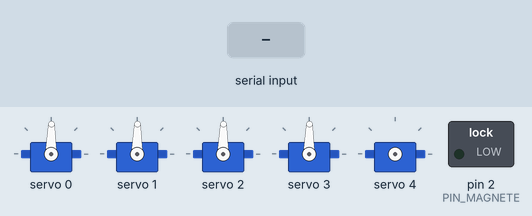
A sketch run on a simulated Arduino Uno, built with avr-gcc and run on an emulated ATmega328P. Shown: 5 × servo, switched loads named in the sketch (green lamp = pin HIGH). The test bench sets the inputs (shaded band). What the sketch prints to the serial monitor is not drawn.

Above: at 1.2 s.
1.3 s: "M1\n" received over Serial
At 1.7 s:
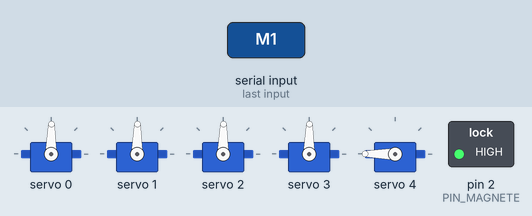
2.8 s: "M0\n" received over Serial
At 4.1 s:
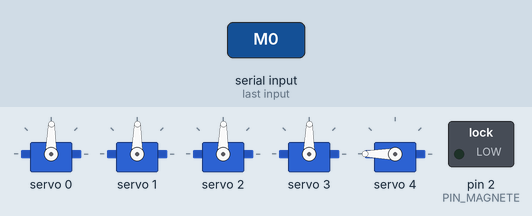
Timing chart, 0 to 5.8 s (numbered marks = the images above; inputs shaded):
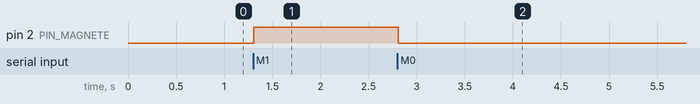

The sketch:

robot_arm.ino
```cpp
/*
 * ╔══════════════════════════════════════════════════════════╗
 * ║   Robot Arm 4 DOF — Arduino + PCA9685                   ║
 * ║   Riceve comandi dal Teach Pendant (Python/PyQt5)        ║
 * ║   Formato: "B090 J1+00 J2+30 J3-15\n"                   ║
 * ╚══════════════════════════════════════════════════════════╝
 *
 * Connessioni PCA9685:
 *   VCC  → 3.3V o 5V Arduino
 *   GND  → GND
 *   SDA  → A4 (Uno) / 20 (Mega)
 *   SCL  → A5 (Uno) / 21 (Mega)
 *   V+   → Alimentazione esterna 5-6V per i servo
 *
 * Canali PCA9685:
 *   CH0 → Servo BASE        (rotazione orizzontale)
 *   CH1 → Servo SPALLA      (giunto 1)
 *   CH2 → Servo GOMITO      (giunto 2)
 *   CH3 → Servo POLSO       (giunto 3)
 *   CH4 → Elettromagnete    (via relè o MOSFET)
 *
 * Librerie richieste (Library Manager):
 *   - Adafruit PWM Servo Driver Library
 *   - Wire (built-in)
 */

#include <Wire.h>
#include <Adafruit_PWMServoDriver.h>

// ─── PCA9685 ────────────────────────────────────────────────────────────────
Adafruit_PWMServoDriver pca = Adafruit_PWMServoDriver(0x40);  // indirizzo I2C default

// ─── Configurazione servo ────────────────────────────────────────────────────
// Modifica questi valori in base ai tuoi servo specifici
// (misurali con un oscilloscopio o per tentativi)
#define SERVO_FREQ      50      // Hz — standard per servo analogici
#define SERVOMIN        102     // Pulse minimo (≈0°)
#define SERVOMAX        496     // Pulse massimo (≈180°)
#define SERVO_MID       299     // Pulse centro (≈90°)

// ─── Canali PCA9685 ──────────────────────────────────────────────────────────
#define CH_BASE         0
#define CH_SPALLA       1
#define CH_GOMITO       2
#define CH_POLSO        3
#define CH_MAGNETE      4

// ─── Pin elettromagnete (opzionale, se non usi CH4) ──────────────────────────
#define PIN_MAGNETE     2       // Pin digitale per relè / MOSFET

// ─── Angoli attuali (per il smoothing) ───────────────────────────────────────
float cur_base    = 90.0;
float cur_j1      = 0.0;
float cur_j2      = 0.0;
float cur_j3      = 0.0;

// ─── Limiti angoli per sicurezza ─────────────────────────────────────────────
#define BASE_MIN    0
#define BASE_MAX    180
#define JOINT_MIN  -90
#define JOINT_MAX   90

// ─── Smoothing ────────────────────────────────────────────────────────────────
// Fattore 0.0–1.0: più basso = più lento ma più fluido
#define SMOOTH_FACTOR   0.15f

// ─── Parsing seriale ─────────────────────────────────────────────────────────
String inputBuffer = "";
bool   msgReady    = false;

// target ricevuti
float tgt_base = 90.0;
float tgt_j1   = 0.0;
float tgt_j2   = 0.0;
float tgt_j3   = 0.0;


// ════════════════════════════════════════════════════════════════════════════
//  Utility: angolo → pulse PCA9685
// ════════════════════════════════════════════════════════════════════════════
uint16_t angleToPulse(float angle_deg) {
  // Mappa 0–180° → SERVOMIN–SERVOMAX
  angle_deg = constrain(angle_deg, 0.0f, 180.0f);
  return (uint16_t)map((long)(angle_deg * 100), 0, 18000,
                        SERVOMIN, SERVOMAX);
}

// ─── Muovi un canale ──────────────────────────────────────────────────────────
void setServo(uint8_t channel, float angle_deg) {
  uint16_t pulse = angleToPulse(angle_deg);
  pca.setPWM(channel, 0, pulse);
}

// ─── Elettromagnete ───────────────────────────────────────────────────────────
void setMagnete(bool on) {
  // Via PCA9685 ch4 (full-on / full-off)
  if (on) {
    pca.setPin(CH_MAGNETE, 4095, false);   // full ON
  } else {
    pca.setPin(CH_MAGNETE, 0, false);      // full OFF
  }
  // Via pin digitale (relè / MOSFET)
  digitalWrite(PIN_MAGNETE, on ? HIGH : LOW);
}


// ════════════════════════════════════════════════════════════════════════════
//  Parsing: "B090 J1+00 J2+30 J3-15"
// ════════════════════════════════════════════════════════════════════════════
void parseMessage(String msg) {
  msg.trim();

  // ── BASE: "B090" ──────────────────────────────────────────────────────────
  int bi = msg.indexOf('B');
  if (bi >= 0 && bi + 4 <= (int)msg.length()) {
    String bstr = msg.substring(bi + 1, bi + 4);
    float val = (float)bstr.toInt();
    val = constrain(val, BASE_MIN, BASE_MAX);
    tgt_base = val;
  }

  // ── JOINT 1: "J1±XX" ─────────────────────────────────────────────────────
  int j1i = msg.indexOf("J1");
  if (j1i >= 0 && j1i + 5 <= (int)msg.length()) {
    String jstr = msg.substring(j1i + 2, j1i + 6);
    float val = (float)jstr.toInt();
    val = constrain(val, JOINT_MIN, JOINT_MAX);
    tgt_j1 = val;
  }

  // ── JOINT 2: "J2±XX" ─────────────────────────────────────────────────────
  int j2i = msg.indexOf("J2");
  if (j2i >= 0 && j2i + 5 <= (int)msg.length()) {
    String jstr = msg.substring(j2i + 2, j2i + 6);
    float val = (float)jstr.toInt();
    val = constrain(val, JOINT_MIN, JOINT_MAX);
    tgt_j2 = val;
  }

  // ── JOINT 3: "J3±XX" ─────────────────────────────────────────────────────
  int j3i = msg.indexOf("J3");
  if (j3i >= 0 && j3i + 5 <= (int)msg.length()) {
    String jstr = msg.substring(j3i + 2, j3i + 6);
    float val = (float)jstr.toInt();
    val = constrain(val, JOINT_MIN, JOINT_MAX);
    tgt_j3 = val;
  }

  // ── ELETTROMAGNETE opzionale: "M1" accendi, "M0" spegni ──────────────────
  if (msg.indexOf("M1") >= 0) setMagnete(true);
  if (msg.indexOf("M0") >= 0) setMagnete(false);

  // Feedback su seriale
  Serial.print("OK B");
  Serial.print((int)tgt_base);
  Serial.print(" J1");
  Serial.print((int)tgt_j1);
  Serial.print(" J2");
  Serial.print((int)tgt_j2);
  Serial.print(" J3");
  Serial.println((int)tgt_j3);
}


// ════════════════════════════════════════════════════════════════════════════
//  Smoothing: interpolazione esponenziale verso target
// ════════════════════════════════════════════════════════════════════════════
void smoothStep() {
  cur_base += (tgt_base - cur_base) * SMOOTH_FACTOR;
  cur_j1   += (tgt_j1   - cur_j1)   * SMOOTH_FACTOR;
  cur_j2   += (tgt_j2   - cur_j2)   * SMOOTH_FACTOR;
  cur_j3   += (tgt_j3   - cur_j3)   * SMOOTH_FACTOR;
}

// ─── Angoli relativi → angoli assoluti servo ──────────────────────────────────
// I giunti ricevono angoli RELATIVI (±90°), i servo vogliono angoli ASSOLUTI (0–180°)
// Centro meccanico del servo = 90° = 0° relativo
void applyAngles() {
  setServo(CH_BASE,    cur_base);          // già assoluto (0–180°)
  setServo(CH_SPALLA,  cur_j1 + 90.0f);   // da ±90° a 0–180°
  setServo(CH_GOMITO,  cur_j2 + 90.0f);
  setServo(CH_POLSO,   cur_j3 + 90.0f);
}


// ════════════════════════════════════════════════════════════════════════════
//  SETUP
// ════════════════════════════════════════════════════════════════════════════
void setup() {
  Serial.begin(115200);
  Serial.println("=== Robot Arm 4 DOF — Teach Pendant ready ===");
  Serial.println("Waiting for commands: B000 J1+00 J2+00 J3+00");

  // PCA9685
  pca.begin();
  pca.setOscillatorFrequency(27000000);  // calibra l'oscillatore interno
  pca.setPWMFreq(SERVO_FREQ);
  delay(10);

  // Pin elettromagnete
  pinMode(PIN_MAGNETE, OUTPUT);
  digitalWrite(PIN_MAGNETE, LOW);

  // Posizione iniziale — centro su tutti i giunti
  tgt_base = 90.0; cur_base = 90.0;
  tgt_j1   = 0.0;  cur_j1   = 0.0;
  tgt_j2   = 0.0;  cur_j2   = 0.0;
  tgt_j3   = 0.0;  cur_j3   = 0.0;
  applyAngles();
  Serial.println("Home position set.");
}


// ════════════════════════════════════════════════════════════════════════════
//  LOOP
// ════════════════════════════════════════════════════════════════════════════
void loop() {

  // ── Leggi seriale ──────────────────────────────────────────────────────────
  while (Serial.available() > 0) {
    char c = (char)Serial.read();
    if (c == '\n') {
      msgReady = true;
    } else {
      inputBuffer += c;
    }
  }

  if (msgReady) {
    parseMessage(inputBuffer);
    inputBuffer = "";
    msgReady = false;
  }

  // ── Smoothing + scrittura servo ───────────────────────────────────────────
  smoothStep();
  applyAngles();

  delay(20);   // ~50 Hz, uguale alla frequenza PWM servo
}
```

Measured:
- after the input at 1.3 s, pin 2 (PIN_MAGNETE): LOW → HIGH at once
- after the input at 2.8 s, pin 2 (PIN_MAGNETE): HIGH → LOW at once
